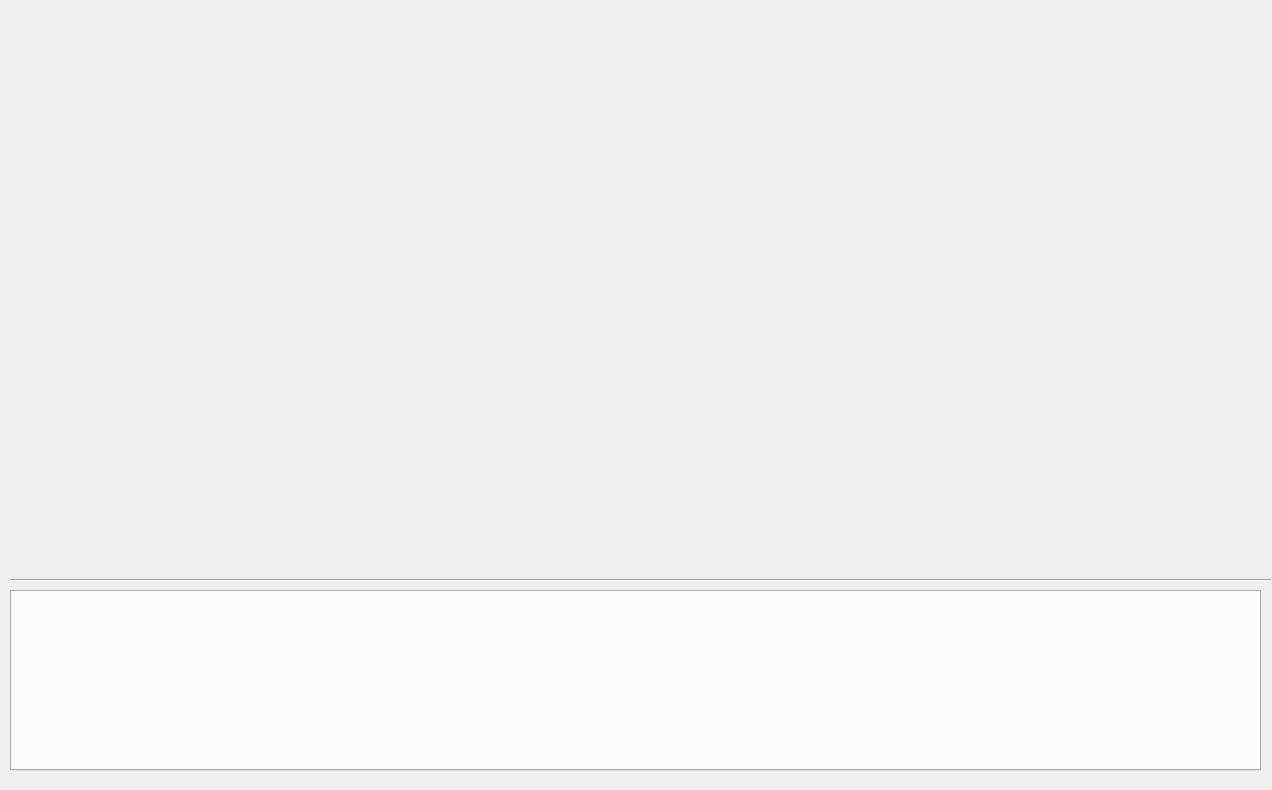
<?xml version="1.0" encoding="UTF-8"?>
<ui version="4.0">
 <class>MainWindow</class>
 <widget class="QMainWindow" name="MainWindow">
  <property name="geometry">
   <rect>
    <x>0</x>
    <y>0</y>
    <width>1272</width>
    <height>790</height>
   </rect>
  </property>
  <property name="windowTitle">
   <string>MainWindow</string>
  </property>
  <widget class="QWidget" name="centralWidget">
   <widget class="QLabel" name="image">
    <property name="geometry">
     <rect>
      <x>30</x>
      <y>50</y>
      <width>601</width>
      <height>441</height>
     </rect>
    </property>
    <property name="text">
     <string/>
    </property>
   </widget>
   <widget class="Line" name="line">
    <property name="geometry">
     <rect>
      <x>10</x>
      <y>570</y>
      <width>1261</width>
      <height>20</height>
     </rect>
    </property>
    <property name="orientation">
     <enum>Qt::Horizontal</enum>
    </property>
   </widget>
   <widget class="QTabWidget" name="choiceWidget">
    <property name="geometry">
     <rect>
      <x>10</x>
      <y>590</y>
      <width>1251</width>
      <height>181</height>
     </rect>
    </property>
    <property name="tabsClosable">
     <bool>false</bool>
    </property>
    <property name="movable">
     <bool>true</bool>
    </property>
   </widget>
   <widget class="QLabel" name="outImage">
    <property name="geometry">
     <rect>
      <x>630</x>
      <y>50</y>
      <width>601</width>
      <height>441</height>
     </rect>
    </property>
    <property name="text">
     <string/>
    </property>
   </widget>
  </widget>
 </widget>
 <layoutdefault spacing="6" margin="11"/>
 <resources/>
 <connections/>
</ui>
